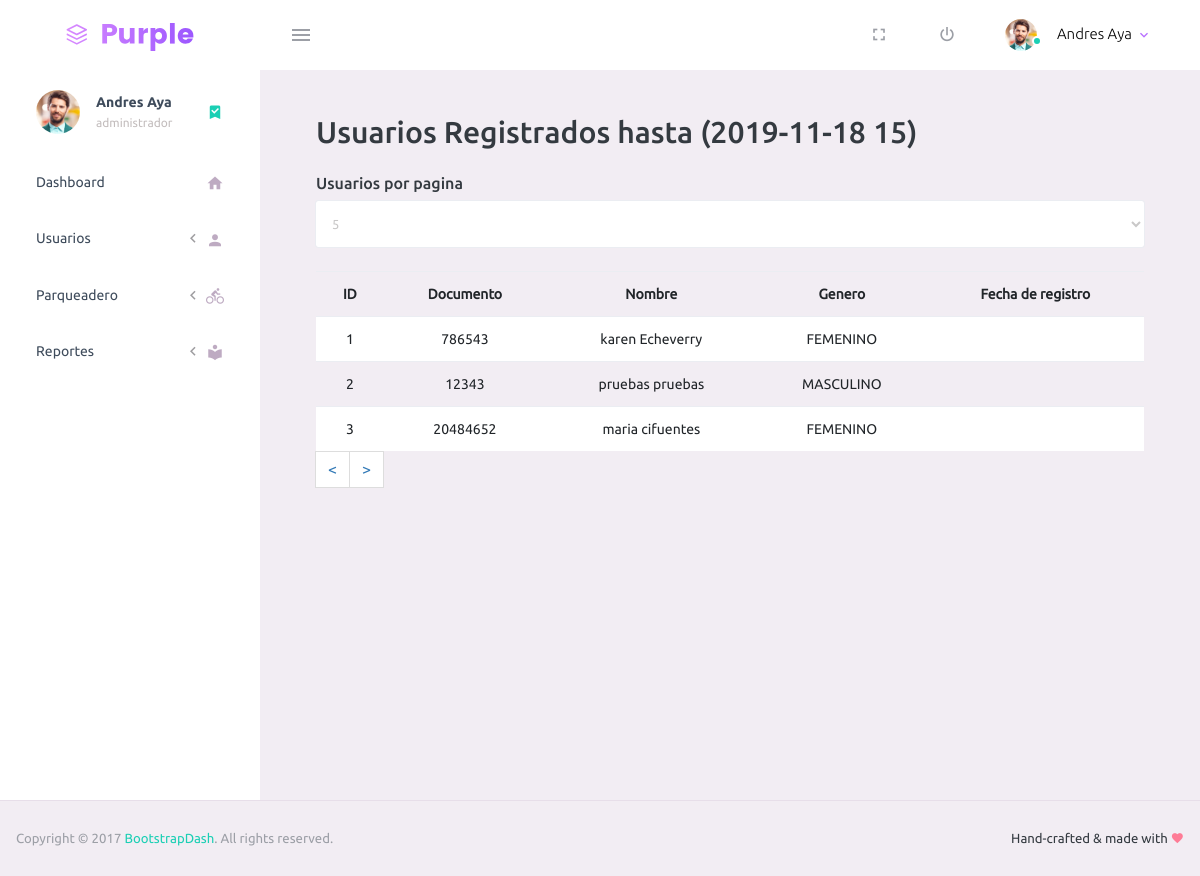
Screenshot of /?id=listado (signed in) with the database file from the repository.
### tables this page shows
CREATE TABLE `usuarios` (
  `id` int(11) NOT NULL,
  `rol` enum('administrador','vigilante','usuario') NOT NULL,
  `documento` int(25) NOT NULL,
  `nombre` varchar(60) NOT NULL,
  `nombre2` varchar(30) NOT NULL,
  `apellido` varchar(30) NOT NULL,
  `apellido2` varchar(30) NOT NULL,
  `contrasena` varchar(30) NOT NULL,
  `genero` enum('MASCULINO','FEMENINO','OTRO') NOT NULL,
  `fecha_registro` varchar(30) NOT NULL
);

### vista/usuarios/listado/registrados.php (the view, shortened to what this page needs)
<?php
require('modelo/conexion.php');
$sql = 'SELECT * FROM usuarios WHERE rol = "usuario" ';
$result = $conexion->query($sql);
	if ($result->num_rows > 0) {
		$datos = $result->fetch_all(MYSQLI_ASSOC);
	} else {
		$datos = null;
	}
?>
<div class="container">
	<h2>Usuarios Registrados hasta (<?php echo date("Y-m-d H"); ?>)</h2>
	<div class="form-group mt-4">
		<h5>Usuarios por pagina</h5>
		<select class="form-control" name="state" id="maxRows">
			<option value="5">5</option>
		</select>
	</div>
	<table class="table table-striped table-class" id="table-id">
		<tr>
			<th>Documento</th>
			<th>Nombre</th>
			<th>Genero</th>
			<th>Fecha de registro</th>
		</tr>
	<?php
			foreach($datos as $key => $item){
				echo '
					<tr>
						<td>'.$item['documento'].'</td>
						<td>'.$item['nombre'].' '.$item['apellido'].'</td>
						<td>'.$item['genero'].'</td>
						<td>'.$item['fecha_registro'].'</td>
					</tr>';
			}
    ?>
	</table>
	<div class='pagination-container'>
		<nav>
			<ul class="pagination">
				<li data-page="prev"> <span>
						< </span></li>
				<li data-page="next" id="prev"><span> > <span class="sr-only">(current)</span></span></li>
			</ul>
		</nav>
	</div>
</div>

### vista/usuarios/listado/registrados.php (style rules this page uses)
body { background-color: #eee; }
table th, table td { text-align: center; }
table tr:nth-child(even) { background-color: #ffffff }
.pagination>li>a, .pagination>li>span { position: relative; float: left; padding: 6px 12px; margin-left: -1px; line-height: 1.42857143; color: #337ab7; text-decoration: none; background-color: #fff; border: 1px solid #ddd; font-size: 16px; }

### rows the page displays
usuarios: documento "786543", nombre "karen", apellido "Echeverry", genero "FEMENINO"
usuarios: documento "12343", nombre "pruebas", apellido "pruebas", genero "MASCULINO"
usuarios: documento "20484652", nombre "maria", apellido "cifuentes", genero "FEMENINO"

### other values shown
$_SESSION["nombre"] "Andres Aya"
$_SESSION["cargo"] "administrador"
